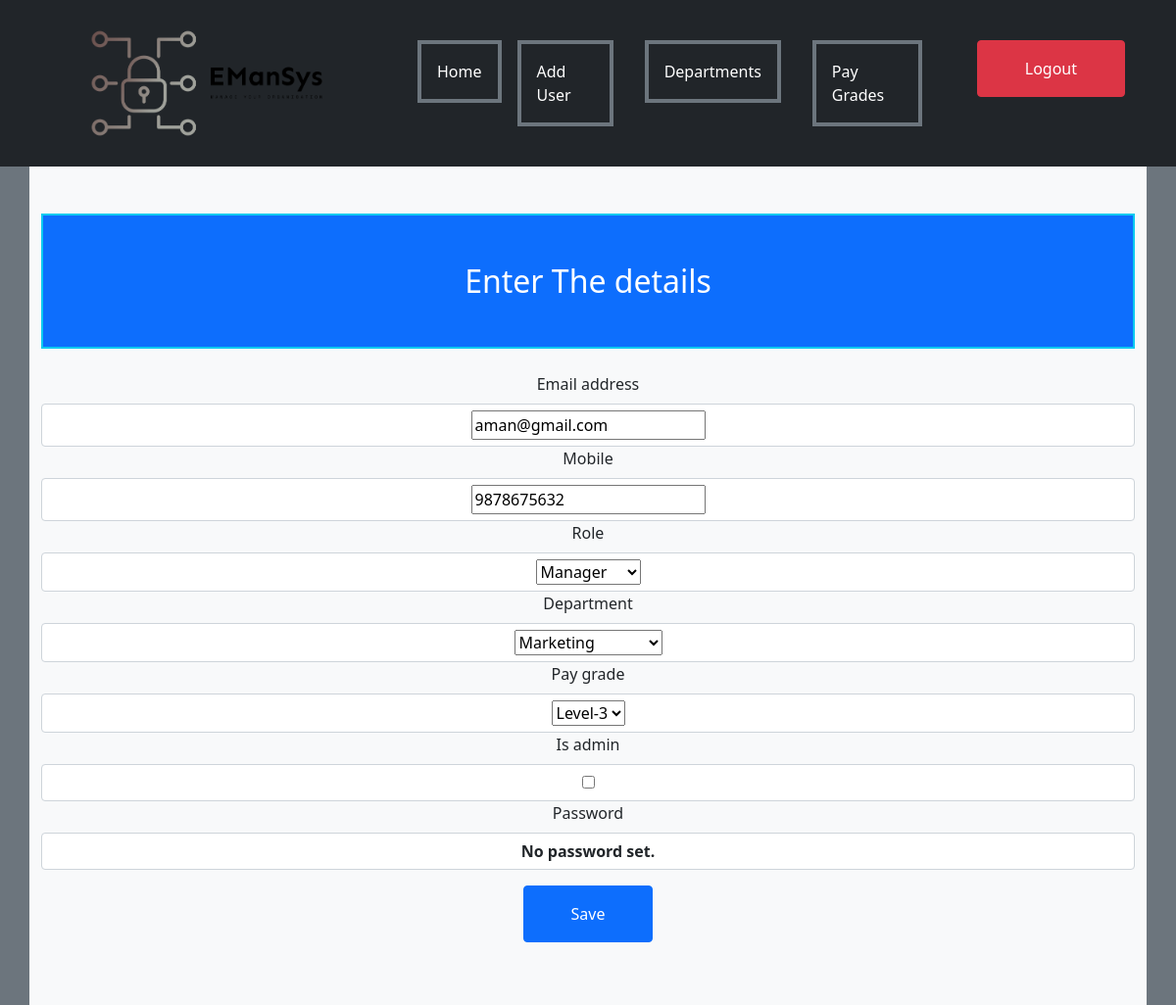
The page /superuser/update/7/ (signed in) on the database its author committed.
### Authentication/models.py (models this page shows, shortened)
class User(AbstractUser):
    roles = [
        ('ENG', 'Engineer'),
        ('DES', 'Designer'),
        ('MAG', 'Manager'),
        ('SCI', 'Researcher'),
        ('FIN', 'Finance'),
        ('HR', 'HR')
    ]
    mobile = models.CharField(max_length=10)
    age = models.IntegerField(null=True)
    role = models.CharField(choices=roles, max_length=10)
    is_admin = models.BooleanField(default=False)
    date_joined = models.DateTimeField(default=timezone.now)
    department = models.ForeignKey(Department, on_delete=models.SET_NULL, null=True)
    pay_grade = models.ForeignKey(PayGrade, on_delete=models.SET_NULL, null=True)

### AdminView/views.py (the view, shortened to what this page needs)
# urls.py: path('update/<int:pk>/', views.update_user, name="update_user"),
@login_required(login_url='login')
@user_passes_test(check_if_admin)
def update_user(request, pk):
    user = User.objects.get(pk=pk)
    form = UserUpdateForm(instance=user)
    return render(request, 'admin_view/user_form.html', {'form': form})

### AdminView/forms.py
class UserUpdateForm(UserChangeForm):
    class Meta:
        model = User
        fields = ('email', 'mobile', 'role', 'department', 'pay_grade', 'is_admin')

### Authentication/models.py (called while the page is built)
    def __str__(self):
        return self.department_name

    def __str__(self):
        return self.name

### AdminView/templates/admin_view/user_form.html (shortened to what this page needs)
{%extends 'admin_view/base.html'%}
{%block content%}
<div class="container bg-light py-5 mx-auto" style="text-align:center">
    <h2 class="h2 py-5 mb-2 container bg-primary border border-2 border-info" style="color:white;">Enter The details</h2>
    <form action="" method="post" class="mt-4">
        {%for field in form%}
        <label class="form-label">{{field.label}}</label>
        <div class="form-control">{{field}}</div>
        {%endfor%}
        <input type="submit" class="btn btn-primary my-3 px-5 py-3" value="Save">
    </form>
</div>
{%endblock%}

### rows shown on the page
User: form "aman@gmail.com" "9878675632" "Manager" "Marketing" "Level-3" "No password set."

### other values the page prints
{{ field.label }} "Email address" "Mobile" "Role" "Department" "Pay grade" "Is admin" "Password"
